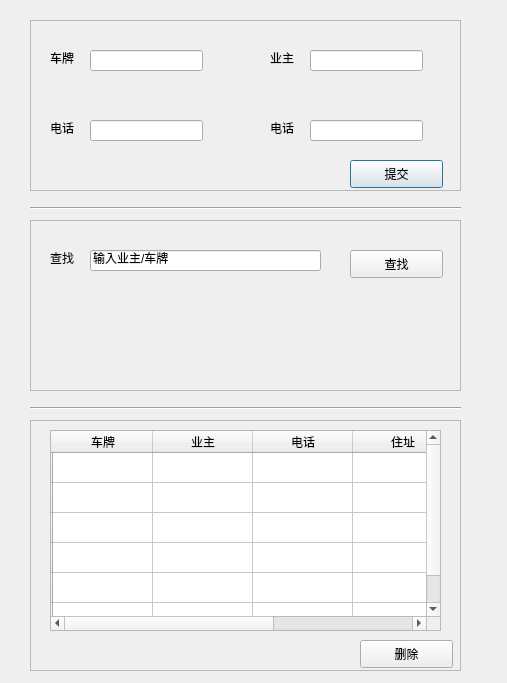
<?xml version="1.0" encoding="UTF-8"?>
<ui version="4.0">
 <class>Dialog</class>
 <widget class="QDialog" name="Dialog">
  <property name="geometry">
   <rect>
    <x>0</x>
    <y>0</y>
    <width>507</width>
    <height>683</height>
   </rect>
  </property>
  <property name="windowTitle">
   <string>Dialog</string>
  </property>
  <widget class="QFrame" name="frame">
   <property name="geometry">
    <rect>
     <x>30</x>
     <y>20</y>
     <width>431</width>
     <height>171</height>
    </rect>
   </property>
   <property name="frameShape">
    <enum>QFrame::StyledPanel</enum>
   </property>
   <property name="frameShadow">
    <enum>QFrame::Raised</enum>
   </property>
   <widget class="QLabel" name="label_2">
    <property name="geometry">
     <rect>
      <x>240</x>
      <y>30</y>
      <width>51</width>
      <height>16</height>
     </rect>
    </property>
    <property name="text">
     <string>业主</string>
    </property>
   </widget>
   <widget class="QLineEdit" name="lineEdit">
    <property name="geometry">
     <rect>
      <x>60</x>
      <y>30</y>
      <width>113</width>
      <height>21</height>
     </rect>
    </property>
   </widget>
   <widget class="QLineEdit" name="lineEdit_2">
    <property name="geometry">
     <rect>
      <x>280</x>
      <y>30</y>
      <width>113</width>
      <height>21</height>
     </rect>
    </property>
   </widget>
   <widget class="QLabel" name="label">
    <property name="geometry">
     <rect>
      <x>20</x>
      <y>30</y>
      <width>51</width>
      <height>16</height>
     </rect>
    </property>
    <property name="text">
     <string>车牌</string>
    </property>
   </widget>
   <widget class="QLabel" name="label_3">
    <property name="geometry">
     <rect>
      <x>240</x>
      <y>100</y>
      <width>51</width>
      <height>16</height>
     </rect>
    </property>
    <property name="text">
     <string>电话</string>
    </property>
   </widget>
   <widget class="QLineEdit" name="lineEdit_3">
    <property name="geometry">
     <rect>
      <x>280</x>
      <y>100</y>
      <width>113</width>
      <height>21</height>
     </rect>
    </property>
   </widget>
   <widget class="QLineEdit" name="lineEdit_4">
    <property name="geometry">
     <rect>
      <x>60</x>
      <y>100</y>
      <width>113</width>
      <height>21</height>
     </rect>
    </property>
   </widget>
   <widget class="QLabel" name="label_4">
    <property name="geometry">
     <rect>
      <x>20</x>
      <y>100</y>
      <width>51</width>
      <height>16</height>
     </rect>
    </property>
    <property name="text">
     <string>电话</string>
    </property>
   </widget>
   <widget class="QPushButton" name="pushButton">
    <property name="geometry">
     <rect>
      <x>320</x>
      <y>140</y>
      <width>93</width>
      <height>28</height>
     </rect>
    </property>
    <property name="text">
     <string>提交</string>
    </property>
   </widget>
  </widget>
  <widget class="QFrame" name="frame_2">
   <property name="geometry">
    <rect>
     <x>30</x>
     <y>220</y>
     <width>431</width>
     <height>171</height>
    </rect>
   </property>
   <property name="frameShape">
    <enum>QFrame::StyledPanel</enum>
   </property>
   <property name="frameShadow">
    <enum>QFrame::Raised</enum>
   </property>
   <widget class="QLineEdit" name="lineEdit_5">
    <property name="geometry">
     <rect>
      <x>60</x>
      <y>30</y>
      <width>231</width>
      <height>21</height>
     </rect>
    </property>
    <property name="text">
     <string>输入业主/车牌</string>
    </property>
   </widget>
   <widget class="QLabel" name="label_6">
    <property name="geometry">
     <rect>
      <x>20</x>
      <y>30</y>
      <width>51</width>
      <height>16</height>
     </rect>
    </property>
    <property name="text">
     <string>查找</string>
    </property>
   </widget>
   <widget class="QPushButton" name="pushButton_2">
    <property name="geometry">
     <rect>
      <x>320</x>
      <y>30</y>
      <width>93</width>
      <height>28</height>
     </rect>
    </property>
    <property name="text">
     <string>查找</string>
    </property>
   </widget>
  </widget>
  <widget class="Line" name="line">
   <property name="geometry">
    <rect>
     <x>30</x>
     <y>200</y>
     <width>431</width>
     <height>16</height>
    </rect>
   </property>
   <property name="orientation">
    <enum>Qt::Horizontal</enum>
   </property>
  </widget>
  <widget class="Line" name="line_2">
   <property name="geometry">
    <rect>
     <x>30</x>
     <y>400</y>
     <width>431</width>
     <height>16</height>
    </rect>
   </property>
   <property name="orientation">
    <enum>Qt::Horizontal</enum>
   </property>
  </widget>
  <widget class="QFrame" name="frame_3">
   <property name="geometry">
    <rect>
     <x>30</x>
     <y>420</y>
     <width>431</width>
     <height>251</height>
    </rect>
   </property>
   <property name="frameShape">
    <enum>QFrame::StyledPanel</enum>
   </property>
   <property name="frameShadow">
    <enum>QFrame::Raised</enum>
   </property>
   <widget class="QPushButton" name="pushButton_3">
    <property name="geometry">
     <rect>
      <x>330</x>
      <y>220</y>
      <width>93</width>
      <height>28</height>
     </rect>
    </property>
    <property name="text">
     <string>删除</string>
    </property>
   </widget>
   <widget class="QTableWidget" name="tableWidget">
    <property name="geometry">
     <rect>
      <x>20</x>
      <y>10</y>
      <width>391</width>
      <height>201</height>
     </rect>
    </property>
    <row>
     <property name="text">
      <string/>
     </property>
    </row>
    <row>
     <property name="text">
      <string/>
     </property>
    </row>
    <row>
     <property name="text">
      <string/>
     </property>
    </row>
    <row>
     <property name="text">
      <string/>
     </property>
    </row>
    <row>
     <property name="text">
      <string/>
     </property>
    </row>
    <row>
     <property name="text">
      <string/>
     </property>
    </row>
    <column>
     <property name="text">
      <string>车牌</string>
     </property>
    </column>
    <column>
     <property name="text">
      <string>业主</string>
     </property>
    </column>
    <column>
     <property name="text">
      <string>电话</string>
     </property>
    </column>
    <column>
     <property name="text">
      <string>住址</string>
     </property>
    </column>
    <column>
     <property name="text">
      <string>选择</string>
     </property>
    </column>
   </widget>
  </widget>
 </widget>
 <resources/>
 <connections/>
</ui>
